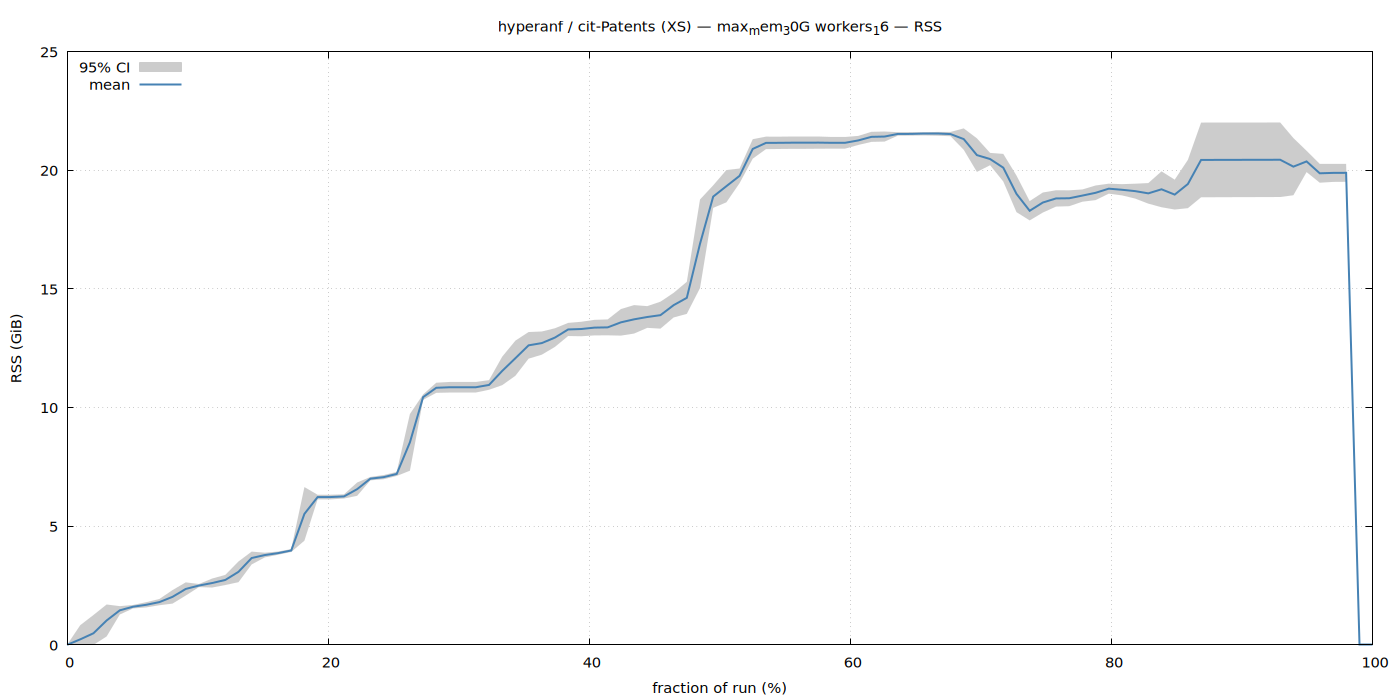

This chart was generated by the following gnuplot code:
set terminal pngcairo size 1400,700 enhanced font 'Sans,11'
set output '/home/ubuntu/nvm/gfrs/hyperanf/XS/cit-Patents/max_mem_30G_workers_16/rss.png'
set title "hyperanf / cit-Patents (XS) — max_mem_30G workers_16 — RSS"
set xlabel 'fraction of run (%)'
set ylabel 'RSS (GiB)'
set grid
set key top left
set yrange [0:*]
plot '/home/ubuntu/nvm/gfrs/hyperanf/XS/cit-Patents/max_mem_30G_workers_16/rss.dat' using 1:3:4 with filledcurves lc rgb '#cccccc' title '95% CI', \
     '' using 1:2 with lines lw 2 lc rgb '#4682b4' title 'mean'
